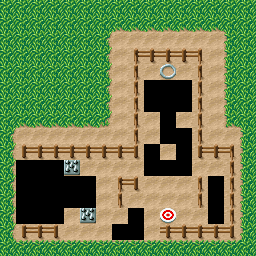

The image is a tile-based game level rendered from a .tmx file. Its description and source (layers, tilesets, objects; grid data summarised) follow:
An orthogonal 16x16 tile map with 16x16 px tiles, 3 tile layers (Grass, Wall, Ground), 2 tilesets and 46 objects (27x Nest, 4x 4_Rotate, 3x 2_Rotate, 2x Convertor_Down, 2x Trap, ...).

<map version="1.10" tiledversion="1.10.2" orientation="orthogonal" renderorder="right-down" width="16" height="16" tilewidth="16" tileheight="16" infinite="0" nextlayerid="575" nextobjectid="2332">
 <properties>
  <property name="excalibur" type="bool" value="true" />
 </properties>
 <tileset firstgid="1" name="tileset" tilewidth="16" tileheight="16" tilecount="48" columns="8">
  <image source="1level.png" width="128" height="96" />
 </tileset>
 <tileset firstgid="49" name="tile_finish" tilewidth="16" tileheight="16" tilecount="4" columns="4">
  <image source="tile_finish.png" width="64" height="16" />
  <tile id="0">
   <animation>
    <frame tileid="0" duration="90" />
    <frame tileid="1" duration="90" />
    <frame tileid="2" duration="90" />
    <frame tileid="3" duration="90" />
   </animation>
  </tile>
 </tileset>
 <layer id="564" name="Grass" width="16" height="16">
  <data>[256 cells, 106 non-empty, 7 distinct tile ids]</data>
 </layer>
 <layer id="565" name="Wall" width="16" height="16">
  <data>[256 cells, 49 non-empty, 7 distinct tile ids]</data>
 </layer>
 <layer id="566" name="Ground" width="16" height="16">
  <data>[256 cells, 65 non-empty, 7 distinct tile ids]</data>
 </layer>
 <objectgroup id="567" name="Convertor">
  <object id="2285" name="Convertor_Down" gid="44" x="160" y="112" width="16" height="16">
   <properties>
    <property name="CollisionType" value="Passive" />
   </properties>
  </object>
  <object id="2286" name="Convertor_Down" gid="44" x="160" y="144" width="16" height="16">
   <properties>
    <property name="CollisionType" value="Passive" />
   </properties>
  </object>
 </objectgroup>
 <objectgroup id="568" name="Rotate">
  <object id="2287" name="4_Rotate" gid="27" x="144" y="176" width="16" height="16">
   <properties>
    <property name="CollisionType" value="Passive" />
    <property name="state" value="3" />
   </properties>
  </object>
  <object id="2288" name="4_Rotate" gid="28" x="176" y="176" width="16" height="16">
   <properties>
    <property name="CollisionType" value="Passive" />
    <property name="state" value="4" />
   </properties>
  </object>
  <object id="2289" name="4_Rotate" gid="26" x="80" y="192" width="16" height="16">
   <properties>
    <property name="CollisionType" value="Passive" />
    <property name="state" value="2" />
   </properties>
  </object>
  <object id="2290" name="4_Rotate" gid="26" x="128" y="224" width="16" height="16">
   <properties>
    <property name="CollisionType" value="Passive" />
    <property name="state" value="2" />
   </properties>
  </object>
  <object id="2291" name="2_Rotate" gid="30" x="160" y="176" width="16" height="16">
   <properties>
    <property name="CollisionType" value="Passive" />
    <property name="state" value="Y" />
   </properties>
  </object>
  <object id="2292" name="2_Rotate" gid="30" x="176" y="160" width="16" height="16">
   <properties>
    <property name="CollisionType" value="Passive" />
    <property name="state" value="Y" />
   </properties>
  </object>
  <object id="2293" name="2_Rotate" gid="30" x="144" y="160" width="16" height="16">
   <properties>
    <property name="CollisionType" value="Passive" />
    <property name="state" value="Y" />
   </properties>
  </object>
 </objectgroup>
 <objectgroup id="569" name="Keys">
  <object id="2294" name="Key_Silver" gid="33" x="208" y="176" width="16" height="16">
   <properties>
    <property name="CollisionType" value="Passive" />
   </properties>
  </object>
  <object id="2295" name="Key_Yellow" gid="35" x="112" y="224" width="16" height="16">
   <properties>
    <property name="CollisionType" value="Passive" />
   </properties>
  </object>
  <object id="2296" name="Key_Red" gid="37" x="160" y="192" width="16" height="16">
   <properties>
    <property name="CollisionType" value="Passive" />
   </properties>
  </object>
 </objectgroup>
 <objectgroup id="570" name="Locks">
  <object id="2297" name="Lock_Silver" gid="34" x="144" y="240" width="16" height="16">
   <properties>
    <property name="CollisionType" value="Passive" />
   </properties>
  </object>
  <object id="2298" name="Lock_Yellow" gid="36" x="192" y="224" width="16" height="16">
   <properties>
    <property name="CollisionType" value="Passive" />
   </properties>
  </object>
  <object id="2299" name="Lock_Red" gid="38" x="64" y="224" width="16" height="16">
   <properties>
    <property name="CollisionType" value="Passive" />
   </properties>
  </object>
 </objectgroup>
 <objectgroup id="571" name="Traps">
  <object id="2300" name="Trap" gid="31" x="64" y="176" width="16" height="16">
   <properties>
    <property name="CollisionType" value="Passive" />
    <property name="hide" type="bool" value="true" />
   </properties>
  </object>
  <object id="2301" name="Trap" gid="31" x="80" y="224" width="16" height="16">
   <properties>
    <property name="CollisionType" value="Passive" />
    <property name="hide" type="bool" value="true" />
   </properties>
  </object>
 </objectgroup>
 <objectgroup id="572" name="Nests">
  <object id="2302" name="Nest" gid="46" x="144" y="96" width="16" height="16">
   <properties>
    <property name="CollisionType" value="Passive" />
   </properties>
  </object>
  <object id="2303" name="Nest" gid="46" x="176" y="96" width="16" height="16">
   <properties>
    <property name="CollisionType" value="Passive" />
   </properties>
  </object>
  <object id="2304" name="Nest" gid="46" x="160" y="96" width="16" height="16">
   <properties>
    <property name="CollisionType" value="Passive" />
   </properties>
  </object>
  <object id="2305" name="Nest" gid="46" x="176" y="112" width="16" height="16">
   <properties>
    <property name="CollisionType" value="Passive" />
   </properties>
  </object>
  <object id="2306" name="Nest" gid="46" x="144" y="112" width="16" height="16">
   <properties>
    <property name="CollisionType" value="Passive" />
   </properties>
  </object>
  <object id="2307" name="Nest" gid="46" x="160" y="128" width="16" height="16">
   <properties>
    <property name="CollisionType" value="Passive" />
   </properties>
  </object>
  <object id="2308" name="Nest" gid="46" x="176" y="144" width="16" height="16">
   <properties>
    <property name="CollisionType" value="Passive" />
   </properties>
  </object>
  <object id="2309" name="Nest" gid="46" x="208" y="192" width="16" height="16">
   <properties>
    <property name="CollisionType" value="Passive" />
   </properties>
  </object>
  <object id="2310" name="Nest" gid="46" x="208" y="208" width="16" height="16">
   <properties>
    <property name="CollisionType" value="Passive" />
   </properties>
  </object>
  <object id="2311" name="Nest" gid="46" x="208" y="224" width="16" height="16">
   <properties>
    <property name="CollisionType" value="Passive" />
   </properties>
  </object>
  <object id="2312" name="Nest" gid="46" x="112" y="240" width="16" height="16">
   <properties>
    <property name="CollisionType" value="Passive" />
   </properties>
  </object>
  <object id="2313" name="Nest" gid="46" x="128" y="240" width="16" height="16">
   <properties>
    <property name="CollisionType" value="Passive" />
   </properties>
  </object>
  <object id="2315" name="Nest" gid="46" x="16" y="176" width="16" height="16">
   <properties>
    <property name="CollisionType" value="Passive" />
   </properties>
  </object>
  <object id="2316" name="Nest" gid="46" x="48" y="176" width="16" height="16">
   <properties>
    <property name="CollisionType" value="Passive" />
   </properties>
  </object>
  </objectgroup>
 <objectgroup id="573" name="Finish">
  <!-- 1 objects omitted --></objectgroup>
 <objectgroup id="574" name="Camera">
  <!-- 1 objects omitted --></objectgroup>
</map>
<!-- 15 of 46 objects omitted -->
